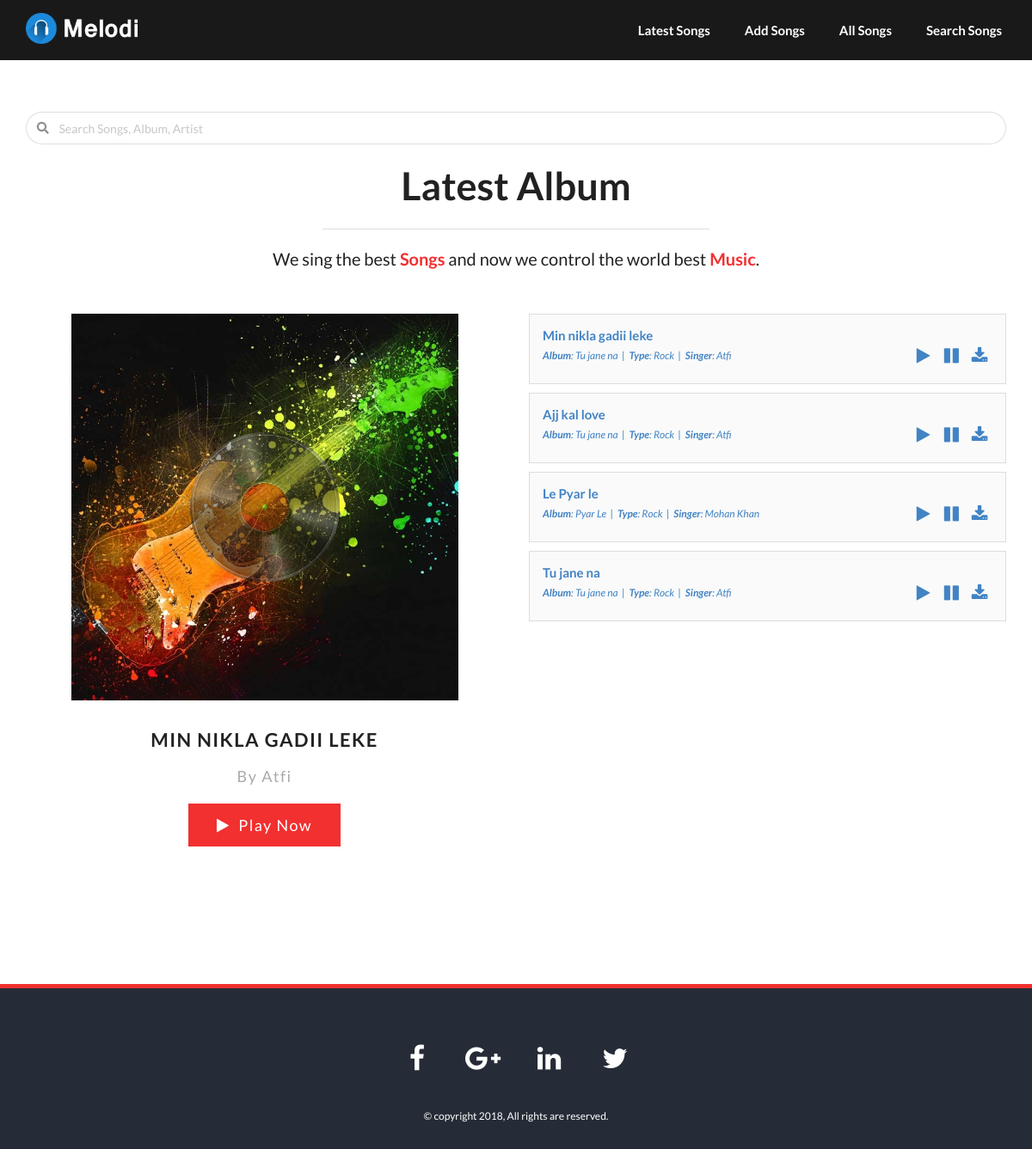
/song/Min-nikla-gadii-leke, run on the app's committed database.
### application/models.py (models this page shows, shortened)
class Songs(db.Model):
    __tablename__ = 'songs'
    id = db.Column(
        db.String(64),
        primary_key=True
    )
    title = db.Column(
        db.String(64),
        index=False,
        nullable=False
    )
    artist = db.Column(
        db.String(64),
        index=False,
        nullable=False
    )
    album = db.Column(
        db.String(64),
        index=False,
        nullable=False
    )
    slug = db.Column(
        db.String(64),
        index=False,
        unique=True,
        nullable=False
    )
    filename = db.Column(
        db.String(64),
        index=False,
        unique=True,
        nullable=False
    )

### application/views.py (the view)
@app.route('/song/<id>')
def song(id):
    songs = Songs.query.all()
    song=Songs.query.filter_by(slug=id).first()
    print(song.filename)
    return render_template('public/main/play.html',
                            song=song,
                            songs=reversed( songs))

### application/templates/public/main/play.html (shortened to what this page needs)
{% extends "public/layout/base.html" %}
{% block content %}
<div id="latestalbum" class="hero pad">
    <div class="container">
        <div class="ui search">
            <div class="ui left icon input" style="width: 100%">
                <input class="prompt" type="text" placeholder="Search Songs, Album, Artist">
            </div>
        </div>
        <br>
        <div class="hero-content ">
            <h2>Latest Album</h2>
            <hr>
            <p>We sing the best <strong class="theme-color">Songs</strong> and now we control the world best
                <strong class="theme-color">Music</strong>.</p>
        </div>
        <div class="hero-playlist">
            <div class="row">
                <div class="col-md-6 col-sm-6">
                    <div class="figure">
                        <img class="img-responsive" src="{{url_for('static',filename='img/album/1.jpg')}}" alt="" />
                        <img class="img-responsive disk" src="{{url_for('static',filename='img/album/disk.png')}}"
                            alt="" />
                    </div>
                    <div class="album-details">
                        <h4>{{song.title}}</h4>
                        <h5>By {{song.artist}}</h5>
                        <a href="#" class="btn btn-lg btn-theme" id="playNowBtn"><i class="fa fa-play"></i>&nbsp; Play
                            Now</a>
                    </div>
                </div>
                <div class="col-md-6 col-sm-6">
                    <div class="playlist-content">
                        <ul class="list-unstyled">
                            {% for song in songs %}
                            <li class="playlist-number">
                                <a href="{{url_for('song',id=song.slug)}}">
                                    <div class="song-info">
                                        <h4>{{song.title}}</h4>
                                        <p><strong>Album</strong>: {{song.album}} &nbsp;|&nbsp; <strong>Type</strong>:
                                            Rock
                                            &nbsp;|&nbsp; <strong>Singer</strong>: {{song.artist}}</p>
                                    </div>
                                    <div class="music-icon">
                                        <div class="music-icon">
                                            <a href="#"><i class="fa fa-play"></i></a>
                                            <a href="#"><i class="fa fa-pause"></i></a>
                                            <a href="static/songs/{{song.filename}}" download><i
                                                    class="fa fa-download"></i></a>
                                        </div>
                                    </div>
                                </a>
                                <div class="clearfix"></div>
                            </li>
                            {% endfor %}
                        </ul>
                    </div>
                </div>
            </div>
        </div>
    </div>
</div>
{% endblock %}

### application/static/css/style.css (style rules this page uses)
body { color: #252c37; font-family: 'Lato', sans-serif; font-weight: 400; -webkit-font-smoothing: antialiased; }
h1,h2,h3,h4,h5,h6 { font-family: 'Lato', sans-serif; font-weight: 700; }
p { margin:0; padding:0; font-size: 14px; line-height: 24px; }
a { text-decoration: none; }
.btn, .form-control, .form-control:focus { border-radius: 0px !important; box-shadow: none !important; outline: none !important; }
.btn-lg, .btn-group-lg > .btn { padding: 12px 32px; font-size: 18px; }
.pad { padding: 130px 0px; }
.hero .hero-content { text-align: center; }
.hero-content h2 { margin-top: 0; margin-bottom: 0; font-size: 45px; }
.hero-content hr { max-width: 450px; margin: 20px auto; border-top: 1px solid #ddd; }
.hero-content p { font-size: 20px; line-height: 28px; }
.hero-playlist { margin-top: 50px; }
.hero-playlist .figure { position: relative; max-width: 450px; margin: 0 auto; }
.hero-playlist .figure .disk { position: absolute; top: 50%; left: 50%; width: 200px; height: 200px; margin-top: -100px; margin-left: -100px; opacity: 0.5; }
.hero-playlist .album-details { max-width: 450px; margin: 0 auto; margin-top: 30px; margin-bottom: 30px; text-align: center; letter-spacing: 0.1em; }
.hero-playlist .album-details h4 { font-size: 22px; line-height: 32px; text-transform: uppercase; }
.hero-playlist .album-details h5 { margin-top: 15px; margin-bottom: 20px; font-size: 18px; font-weight: 400; color: #aaa; }
.playlist-content .playlist-number { margin-bottom: 10px; padding: 10px 15px; background: #fafafa; border: 1px solid #ddd; }
.playlist-content .playlist-number .song-info { float: left; }
.playlist-content .playlist-number .song-info h4 { margin-top: 5px; margin-bottom: 5px; font-size: 15px; }
.playlist-content .playlist-number .song-info p { font-size: 12px; font-style: italic; }
.playlist-content .playlist-number .music-icon { float: right; }
.playlist-content .playlist-number .music-icon a { display: inline-block; width: 30px; height: 45px; line-height: 45px; font-size: 20px; text-align: center; }

### application/static/css/style-color.css (style rules this page uses)
.btn-theme { background:#f23030;color:#fff;box-shadow:none }
a { color:#f23030 }
.theme-color { color:#f23030 }

### data on the page
Songs: title "MIN NIKLA GADII LEKE", artist "Atfi", title "Min nikla gadii leke", album "Tu jane na"
Songs: title "Ajj kal love", album "Tu jane na", artist "Atfi"
Songs: title "Le Pyar le", album "Pyar Le", artist "Mohan Khan"
Songs: title "Tu jane na", album "Tu jane na", artist "Atfi"
